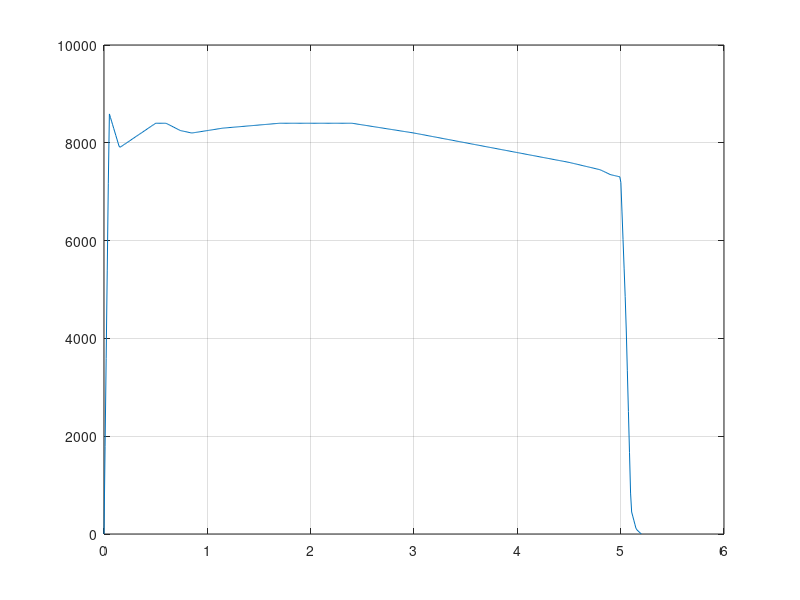

This figure's MATLAB source:
sTH = [0 0.05 0.15 0.5 0.6 0.74 0.85 1.15 1.7 2.4 3 4 4.5 4.8 4.9 5 5.05 5.1 5.15 5.2]; %s
THs = [0 8605.1 7900 8400 8400 8250 8200 8300 8400 8400 8200 7800 7600 7450 7350 7300 4500 500 100 0]; %N
%sTH = [0 0.74 2.56 4.37 5.2];
%THs = [0 8500 8500 7600 0];
%sTH = [0 0.15 0.59 1.28 2.115 3 3.84 4.52 4.97 5.12];
%THs = [0 5500 6100 6100 6250 6050 5800 5200 5050 0];


s=linspace(0,5.2,500);
dt = s(2);
TH = interp1(sTH,THs,s);

sum = 0;
for j = 1:length(s)
    sum = sum + TH(j)*dt;
end
media = sum/5.12 %N

plot(s,TH);
grid on;